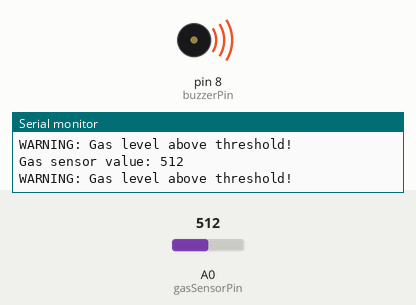
The sketch below on a simulated Arduino Uno, built with avr-gcc and run on an emulated ATmega328P. On the bench: buzzer (waves = sounding, pin HIGH), the last lines printed to the serial monitor. The inputs (shaded band) are chosen by the test bench; at power-on: A0 (gasSensorPin) = 512.

Above: at 1.3 s.
1.4 s: A0 (gasSensorPin) set to 412
2.9 s: A0 (gasSensorPin) set to 387
At 4.2 s:
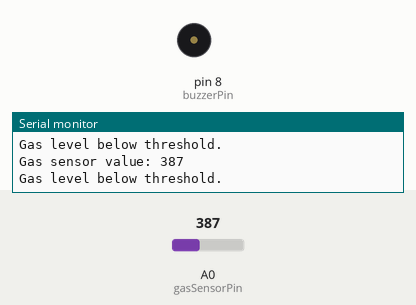
Timing chart, 0 to 5.9 s (numbered marks = the images above; inputs shaded):
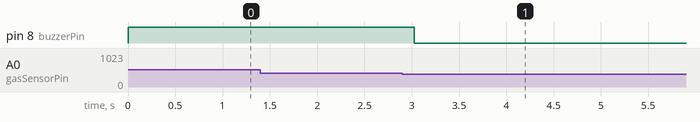

Measured:
- the behaviour switches between 401 and 400 on A0 (gasSensorPin) (found by bisection; images 0 and 1)
- after the input at 2.9 s, pin 8 (buzzerPin): HIGH → LOW after 0.13 s

The sketch:

Exp2_Gas.ino
```cpp
const int gasSensorPin = A0;
const int buzzerPin = 8;
// Example threshold; calibrate for your sensor
const int gasThreshold = 400;
void setup() {
  Serial.begin(9600);
  pinMode(buzzerPin, OUTPUT);
  digitalWrite(buzzerPin, LOW);
  Serial.println("MQ Gas Sensor Alarm System");
}
void loop() {
  int gasValue = analogRead(gasSensorPin);
  Serial.print("Gas sensor value: ");
  Serial.println(gasValue);
  if (gasValue > gasThreshold) {
    digitalWrite(buzzerPin, HIGH);
    Serial.println("WARNING: Gas level above threshold!");
  } else {
    digitalWrite(buzzerPin, LOW);
    Serial.println("Gas level below threshold.");
  }
  delay(500);
}
```
